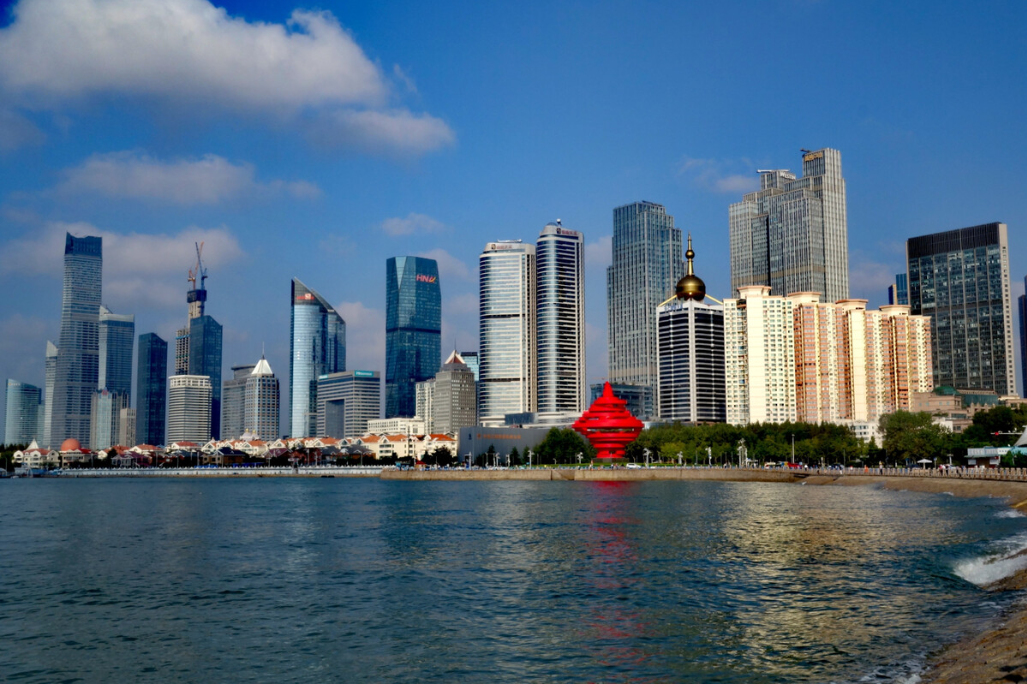
%> input picture Dehaze/test_images/54.png, 1027 x 684 px
$ octave --eval "result = SSR(imread('../test_images/54.png'));"   (GNU Octave 9; MATLAB toolbox functions it lacks are replaced by stand-ins)
%> lines starting %> are read from the running program, lines starting %| are printed output that depends on the picture
function output = SSR(input)

I = input;
%> I is the input picture: size 684x1027x3 uint8; mean R, G, B 80.1, 103.9, 124.5

R = I(:, :, 1);
[N1, M1] = size(R);
%> N1 = 684; M1 = 1027
R0 = double(R);
Rlog = log(R0+1);
Rfft2 = fft2(R0);
sigma = 256; % scale of Gaussian filter
F = fspecial('gaussian', [N1,M1], sigma);
Efft = fft2(double(F));
DR0 = Rfft2.* Efft;
DR = ifft2(DR0);
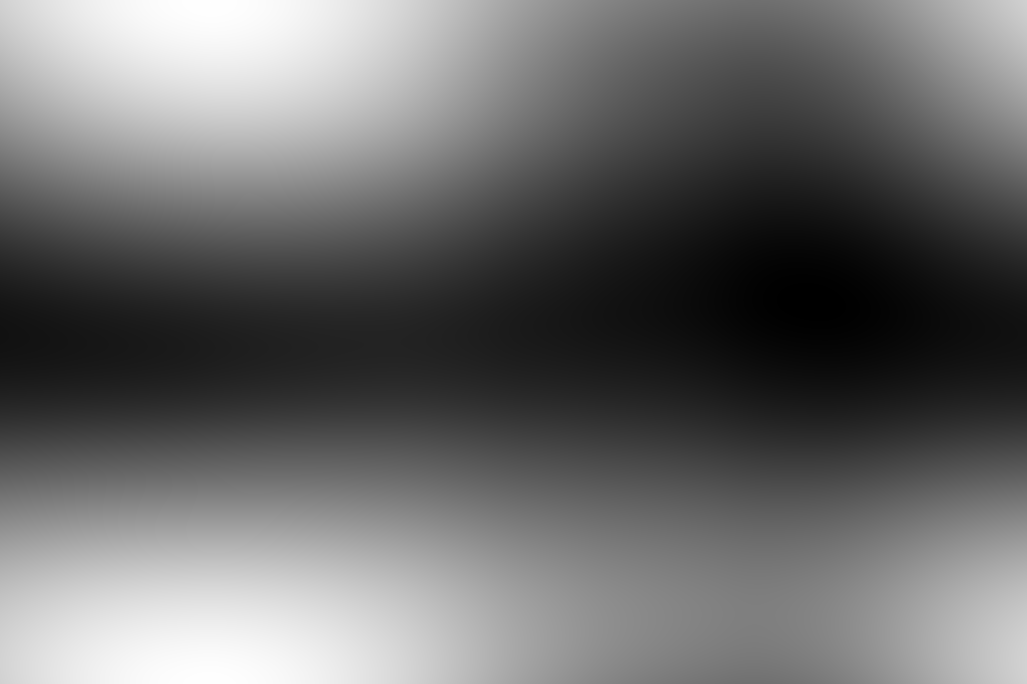
%> DR: size 684x1027 double; min 74.89, max 87.27, mean 80.1; drawn with min black and max white
DRlog = log(DR +1);
Rr = Rlog - DRlog;
EXPRr = exp(Rr);
MIN = min(min(EXPRr));
%> MIN = 0.0113
MAX = max(max(EXPRr));
%> MAX = 3.37
EXPRr = (EXPRr - MIN)/(MAX - MIN);
EXPRr = adapthisteq(EXPRr);

G = I(:, :, 2);
G0 = double(G);
Glog = log(G0+1);
Gfft2 = fft2(G0);
DG0 = Gfft2.* Efft;
DG = ifft2(DG0);
DGlog = log(DG +1);
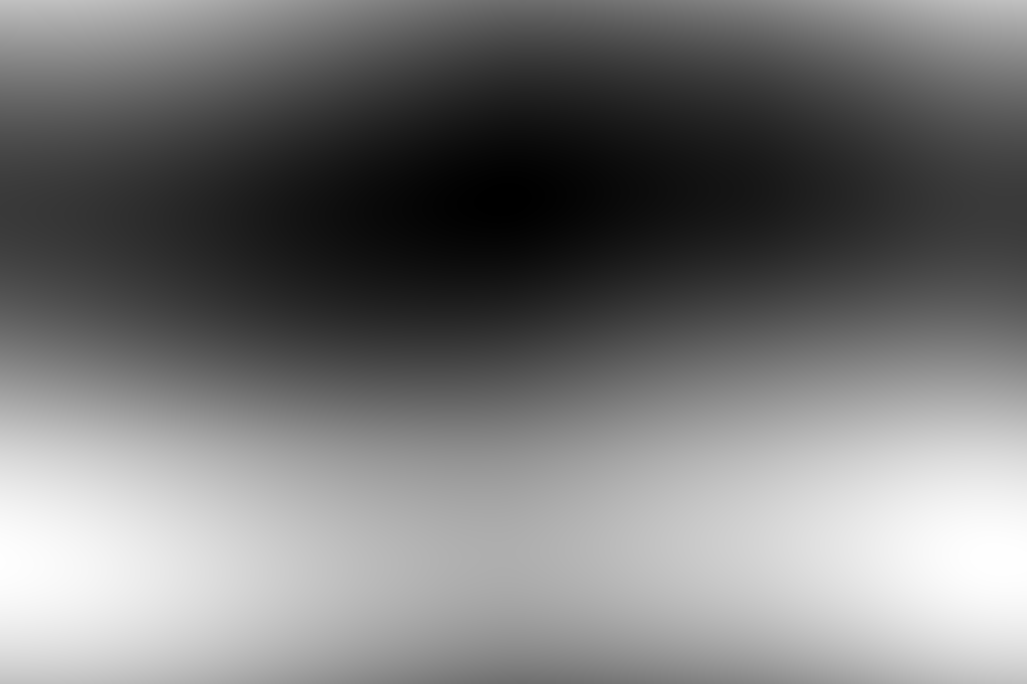
%> DGlog: size 684x1027 double; min 4.6, max 4.71, mean 4.65; drawn with min black and max white
Gg = Glog - DGlog;
EXPGg = exp(Gg);
MIN = min(min(EXPGg));
%> MIN = 0.00904
MAX = max(max(EXPGg));
%> MAX = 2.51
EXPGg = (EXPGg - MIN)/(MAX - MIN);
EXPGg = adapthisteq(EXPGg);

B = I(:, :, 3);
B0 = double(B);
Blog = log(B0+1);
Bfft2 = fft2(B0);
DB0 = Bfft2.* Efft;
DB = ifft2(DB0);
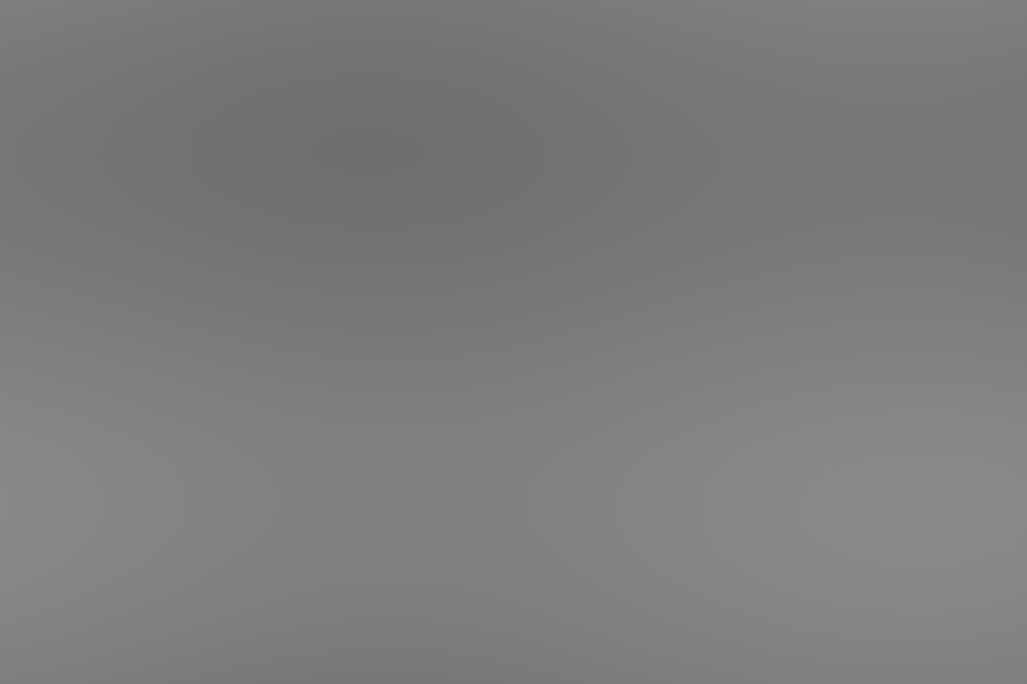
%> DB: size 684x1027 double; min 111.7, max 137.1, mean 124.5
DBlog = log(DB+1);
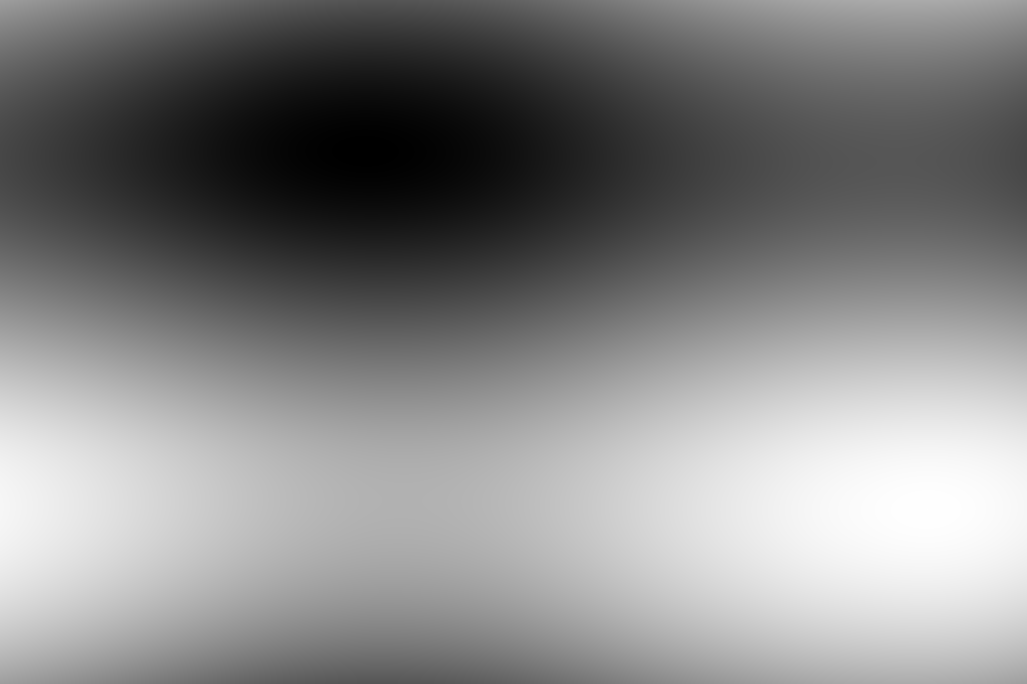
%> DBlog: size 684x1027 double; min 4.73, max 4.93, mean 4.83; drawn with min black and max white
Bb = Blog - DBlog;
EXPBb = exp(Bb);
MIN = min(min(EXPBb));
%> MIN = 0.00727
MAX = max(max(EXPBb));
%> MAX = 2.03
EXPBb = (EXPBb - MIN)/(MAX - MIN);
EXPBb = adapthisteq(EXPBb);
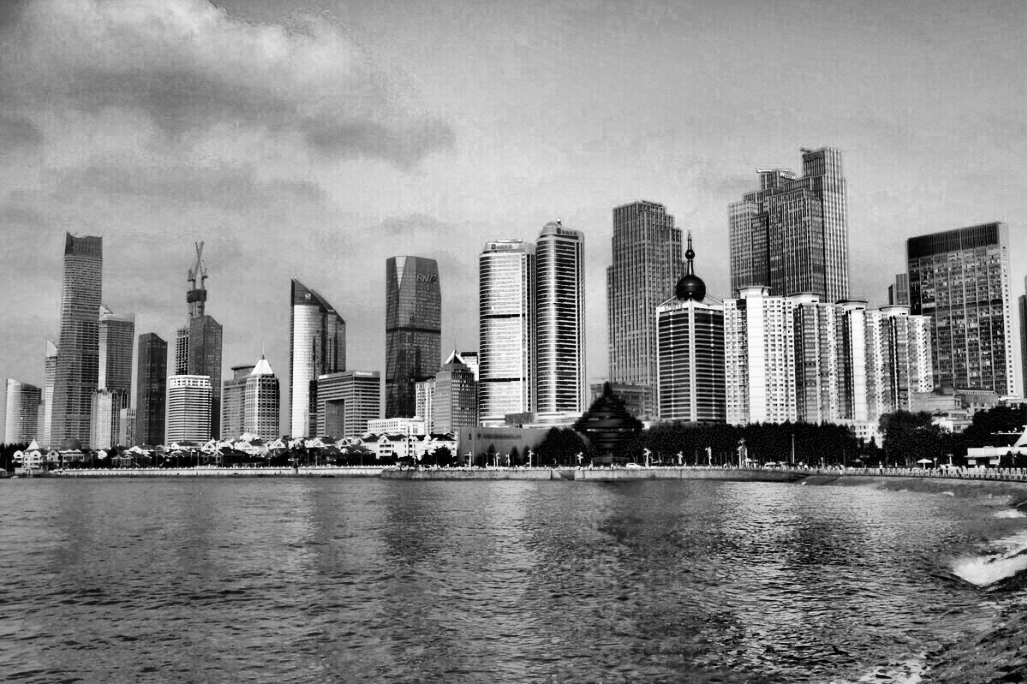
%> EXPBb: size 684x1027 double; min 0, max 1, mean 0.538

output = cat(3, EXPRr, EXPGg, EXPBb);
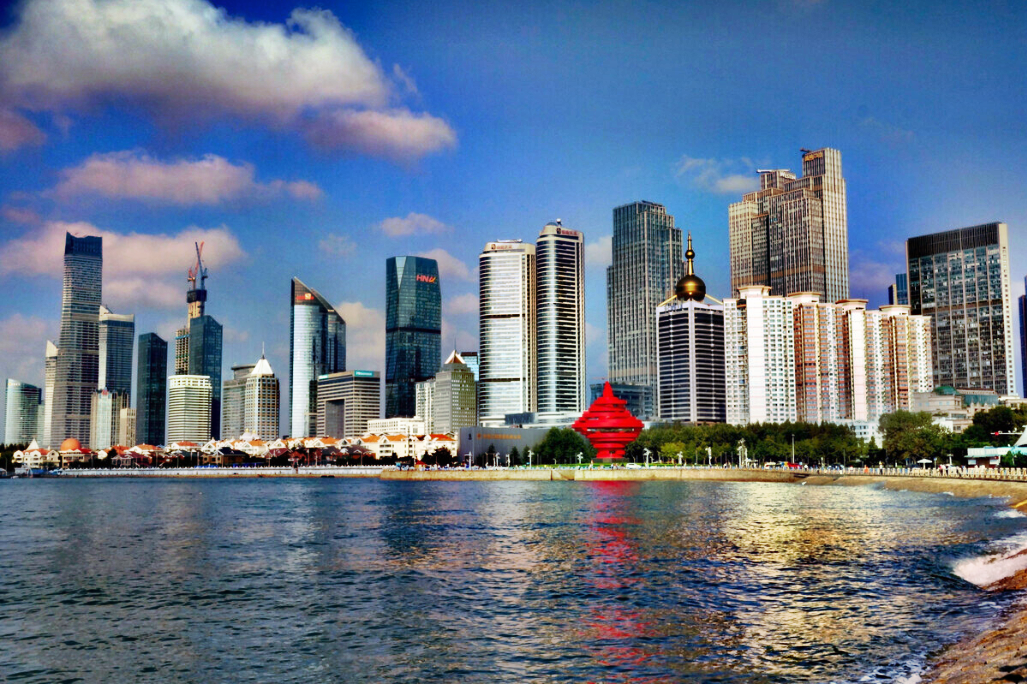
%> output: size 684x1027x3 double; mean R, G, B 0.404, 0.461, 0.538
